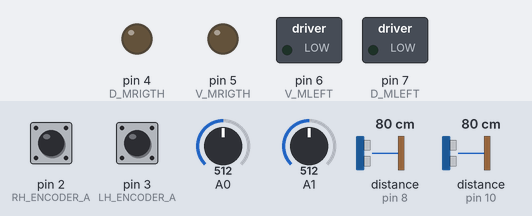
The sketch below on a simulated Arduino Uno, built with avr-gcc and run on an emulated ATmega328P. On the bench: switched loads named in the sketch (green lamp = pin HIGH), output pins drawn as LEDs (lit = HIGH). Wiring (inferred from the names in the program): 2 × ultrasonic range finder: trigger pin 9, echo pin 8 / trigger pin 11, echo pin 10. The inputs (shaded band) are chosen by the test bench; at power-on: pin 2 (RH_ENCODER_A) HIGH, pin 3 (LH_ENCODER_A) HIGH, A0 = 512, A1 = 512, distance to the obstacle (sensors on pin 8, pin 10) 80 cm. The echo pulse lasts 58.3 µs per cm; pins used as bus, display or sensor lines are not drawn.

Above: at 0.1 s.
At 2.0 s:
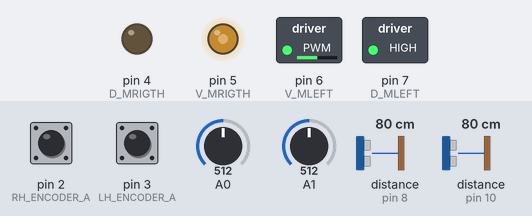
Timing chart, 0 to 3.5 s (numbered marks = the images above):
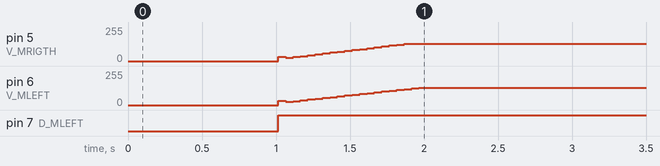

The sketch:

Baltazar.ino
```cpp
//pines de control de velocidad y direccion motores
#define V_MRIGTH 5
#define D_MRIGTH 4
#define V_MLEFT 6
#define D_MLEFT 7
//Constantes Cinematica del robot
#define PULSOSPORGIRO 300
#define PI 3.14159265358979323
#define RADIOROBOT 0.045   //medida en cm
#define RADIORUEDA 0.021   //medida en cm
#define TIEMPO_MUESTREO 50 //tiempo de muestreo en millis
#define ADVANCENORMAL 0.01 //el robot avanza x mts
#define ADVANCEOBST 0.10   //el robot avanza x mts

//pines de Lectrua sensores
//sensores ultrasonicos
#define TRIGGER_F 11
#define ECHO_F 10
#define TRIGGER_B 9
#define ECHO_B 8
//sensores de contacto
#define CONTACT_R 13
#define CONTACT_L 12

//constante de direccion
#define LIGHT_FRONT 1
#define LIGHT_RIGHT 2
#define LIGHT_LEFT 3
#define LIGHT_BACK 4

int RH_ENCODER_A = 2;
int LH_ENCODER_A = 3;

//variables de velocidad
int M_FRONT = 128;
int M_STOP = 0;
int PWM_MOTOR_R = 60;
int PWM_MOTOR_L = 60;

//constantes para comparar la proximidad de obstaculos
float DIST_PERP = 12.5; //Distancias con obstaculos que son perpendiculares al centro del robot
float DIST_AGDS = 15.0; //Distancias con obstaculos que estan en angulos agudos respecto al centro del robot

//variables para el Comparador de velocidades
double _offset = 0;                //valor de offset en la difereicia de velocidades
double _difVel = 0;                //salida integral de la diferecial de velocidades
const double _KIcomp = 0.0175;     //Constante de integracion para el comparador
double _errDifVel[2] = {0.0, 0.0}; //registro de errores en el comparador

volatile unsigned long left_count_ticks = 0;
volatile unsigned long right_count_ticks = 0;

//variables para el registro de posiciones de las ruedas del robot
//su utilidad sera para llevar a cabo el calculo de velocidades del robot
volatile unsigned long left_last_position = 0;
volatile unsigned long left_position = 0;
volatile unsigned long left_delta_position = 0;
volatile unsigned long right_position = 0;
volatile unsigned long right_last_position = 0;
volatile unsigned long right_delta_position = 0;

//variables que garantizan el tiempo de muestreo entre interrupciones
volatile unsigned _last_sample_time = 0;
volatile unsigned _sample_time = 0;
volatile unsigned _delta_time = 0;

//variables para el control PID de velocidad
double _kpv = 0.275;  //contante de proporcionalidad
double _kiv = 0.125; //constante de integracion
double _kdv = 0.01;  //contante de derivacion

const double VDES = 45.0;

double _Rd[2] = {0.0, 0.0};           //Rn de la llanta derecha
double errRight[3] = {0.0, 0.0, 0.0}; //error en la velocidad de la llanta derecha

int _Ri[2] = {0.0, 0.0};             //Rn de la llanta izquierda
double errLeft[3] = {0.0, 0.0, 0.0}; //error de la velocidad en la llanta izquierda

String command;

void setup()
{
  Serial.begin(9600);
  //configuracion de los pines de entrada y salida
  pinMode(D_MRIGTH, OUTPUT);
  pinMode(D_MLEFT, OUTPUT);
  pinMode(CONTACT_R, INPUT);
  pinMode(CONTACT_L, INPUT);
  pinMode(TRIGGER_F, OUTPUT);
  pinMode(ECHO_F, INPUT);
  pinMode(TRIGGER_B, OUTPUT);
  pinMode(ECHO_B, INPUT);
  //configuracion de los pines de interrucion para los encoders
  attachInterrupt(digitalPinToInterrupt(LH_ENCODER_A), leftEncoderEvent, CHANGE);
  attachInterrupt(digitalPinToInterrupt(RH_ENCODER_A), rightEncoderEvent, CHANGE);
}

//Funciones para la lectura de sensores
float sensor_Sonar(int Trigger, int Echo)
{
  //front
  float distance;
  long tiempo;

  //sound Sensors
  digitalWrite(Trigger, LOW); //signal to active the sensor
  delayMicroseconds(2);
  digitalWrite(Trigger, HIGH); //signal to active the sensor
  delayMicroseconds(10);
  digitalWrite(Trigger, LOW);
  tiempo = (pulseIn(Echo, HIGH));
  distance = float((tiempo / 2) / 29);

  return distance;
}

float read_IR_R(int muestreo)
{
  int suma = 0;
  for (int i = 0; i < muestreo; i++)
  {
    suma = suma + analogRead(A0);
  }
  float adc = (suma / muestreo) * 0.0048828125;
  float Distancia_cm = 13 * pow(adc, -1);
  return Distancia_cm;
}

long read_IR_L(int muestreo)
{
  int suma = 0;
  for (int i = 0; i < muestreo; i++)
  {
    suma = suma + analogRead(A1);
  }
  float adc = (suma / muestreo) * 0.0048828125;
  float Distancia_cm = 13 * pow(adc, -1);
  return Distancia_cm;
}

int g_seguidor()
{
  //sensores
  double ldr_Front = 0.0;
  double ldr_Back = 0.0;
  double ldr_Left = 0.0;
  double ldr_Rigth = 0.0;

  ldr_Front = analogRead(A2); //blue
  ldr_Rigth = analogRead(A3); //yellow
  ldr_Back = analogRead(A4);  //orange
  ldr_Left = analogRead(A5);  //green

  if ((ldr_Front > ldr_Rigth) && (ldr_Front > ldr_Left) && (ldr_Front > ldr_Back))
    return LIGHT_FRONT;
  else if ((ldr_Rigth > ldr_Front) && (ldr_Rigth > ldr_Left) && (ldr_Rigth > ldr_Back))
    return LIGHT_RIGHT;
  else if ((ldr_Left > ldr_Front) && (ldr_Left > ldr_Rigth) && (ldr_Left > ldr_Back))
    return LIGHT_LEFT;
  else if ((ldr_Back > ldr_Front) && (ldr_Back > ldr_Rigth) && (ldr_Back > ldr_Left))
    return LIGHT_BACK;
  else
    return -1; //Error en la lectura;
}

/**
 * @function: findGoal
 * @param: int
 * @return: void
 * @description: recibe un numero entero que representa una direccion definida,
 * a partir de ella, decide a que direccion debe de girar el robot segun el caso
*/
void findGoal(int direccion)
{
  switch (direccion)
  {
  case LIGHT_FRONT:
    turn_X_degrees_R(0); //no gira, esta frente a la meta
    break;
  case LIGHT_RIGHT:
    turn_X_degrees_R(getTicks(90)); //la meta esta a la derecha
    break;
  case LIGHT_LEFT:
    turn_X_degrees_L(getTicks(90)); //la meta esta a la izquierda
    break;
  case LIGHT_BACK:
    turn_X_degrees_R(getTicks(180)); //la meta esta atras
    break;
  default:
    stop_Robot();
    break;
  }
}

// encoder event for the interrupt call
void leftEncoderEvent()
{
  right_count_ticks++;
  right_position++;
}

// encoder event for the interrupt call
void rightEncoderEvent()
{

  left_count_ticks++;
  left_position++;
}

int getTicks(float angulo)
{

  int _ticks = (int)(0.66667 * angulo);
  return _ticks;
}

void turn_X_degrees_R(int pulsos)
{
  left_count_ticks = 0;
  right_count_ticks = 0;

  while ((right_count_ticks <= pulsos) || (left_count_ticks <= pulsos))
  {
    digitalWrite(D_MRIGTH, HIGH);
    digitalWrite(D_MLEFT, HIGH);
    analogWrite(V_MRIGTH, M_FRONT);
    analogWrite(V_MLEFT, M_FRONT);
  }
}

void turn_X_degrees_L(int pulsos)
{
  left_count_ticks = 0;
  right_count_ticks = 0;

  while ((right_count_ticks <= pulsos) || (left_count_ticks <= pulsos))
  {

    digitalWrite(D_MRIGTH, LOW);
    digitalWrite(D_MLEFT, LOW);
    analogWrite(V_MLEFT, M_FRONT);
    analogWrite(V_MRIGTH, M_FRONT);
  }
}

/**
 * @function: PID_Right
 * @params: vdes [velocidad deseada para el robot], vmed [velocidad medida por los encoders]
 * @description: toma de referencia la velocidad que se desea alcanzar en cm/s, y tambien recibe
 * la velodcidad medida en tiempo real; a partir de esos datos, se implementa un control de velodad PID,
 * utilizando las ecuaciones propuestas y los Coeficientes definidos en el encabezado del programa
*/
int PID_Right(double vdes, double vmed)
{
  //corrimiento de los registros de error para el motor derecho;
  errRight[2] = errRight[1];
  errRight[1] = errRight[0];
  errRight[0] = vdes - vmed;

  //calculo de las componentes del control PID
  double proporcional = _kpv * (errRight[0] - errRight[1]);
  double integral = _kiv * ((errRight[0] + errRight[1]) / 2);
  double diferencial = _kpv * (errRight[0] - (2 * errRight[1]) + errRight[2]);

  //corrimiento de los registros de valores calculados para el control PID
  _Rd[1] = _Rd[0];
  _Rd[0] = _Rd[1] + (proporcional + integral + diferencial);

  /**
     * Se aplica un tope al pwm para mantenerlo en un rango y no meter
     * datos indeseables
    */
  if (_Rd[0] > 128)
    _Rd[0] = 128;

  if (_Rd[0] < 0)
    _Rd[0] = 0;

  return _Rd[0];
}
/**
 * @function: PID_Left
 * @params: vdes [velocidad deseada para el robot], vmed [velocidad medida por los encoders]
 * @description: toma de referencia la velocidad que se desea alcanzar en cm/s, y tambien recibe
 * la velodcidad medida en tiempo real; a partir de esos datos, se implementa un control de velodad PID,
 * utilizando las ecuaciones propuestas y los Coeficientes definidos en el encabezado del programa
*/
int PID_Left(double vdes, double vmed)
{
  //corrimiento de los registros de error para el motor derecho;
  errLeft[2] = errLeft[1];
  errLeft[1] = errLeft[0];
  errLeft[0] = vdes - vmed;

  //calculo de las componentes del control PID
  double proporcional = _kpv * (errLeft[0] - errLeft[1]);
  double integral = _kiv * ((errLeft[0] + errLeft[1]) / 2);
  double diferencial = _kpv * (errLeft[0] - (2 * errLeft[1]) + errLeft[2]);

  //corrimiento de los registros de valores calculados para el control PID
  _Ri[1] = _Ri[0];
  _Ri[0] = _Ri[1] + (proporcional + integral + diferencial);

  /**
     * Se aplica un tope al pwm para mantenerlo en un rango y no meter
     * datos indeseables
    */
  if (_Ri[0] > 128)
    _Ri[0] = 128;

  if (_Ri[0] < 0)
    _Ri[0] = 0;

  return _Ri[0]; //retorna respuesta actual
}

/**
 * @function: get_speed_R
 * @params: none
 * @return: double -> la velocidad medida en cm/s
 * @description: A partir de los valores sensados y guardados en los registros de posicion
 * y el tiempo de muestreo, Se calcula la velocidad de giro de las ruedas del motor medida en cm/s
*/
double get_speed_R()
{

  //calcular el diferencial de posicion
  right_delta_position = right_position - right_last_position;
  right_last_position = right_position;                                       //guardamos el registro de las posiciones de la rueda
  double frecuencia = (1000) / TIEMPO_MUESTREO;                               //muestreos en un segundo
  double wr = ((2 * PI * right_delta_position) / PULSOSPORGIRO) * frecuencia; //velocidad angular de la rueda r/s
  return RADIORUEDA * wr;                                                     //velociad lineal de la rueda en cm/s
}

/**
 * @function: get_speed_L
 * @params: none
 * @return: double -> la velocidad medida en cm/s
 * @description: A partir de los valores sensados y guardados en los registros de posicion
 * y el tiempo de muestreo, Se calcula la velocidad de giro de las ruedas del motor medida en cm/s
*/
double get_speed_L()
{

  //calcular el diferencial de posicion
  left_delta_position = left_position - left_last_position;
  left_last_position = left_position;                                        //guardamos el registro de las posiciones de la rueda
  double frecuencia = (1000) / TIEMPO_MUESTREO;                              //muestreos en un segundo
  double wr = ((2 * PI * left_delta_position) / PULSOSPORGIRO) * frecuencia; //velocidad angular de la rueda r/s
  return RADIORUEDA * wr;                                                    //velociad lineal de la rueda en cm/s
}
int getTicksShift(float meters)
{

  int pulsos = 0;

  if (meters == 0)
    return 0;

  pulsos = (int)((PULSOSPORGIRO * meters) / (2 * PI * RADIORUEDA));

  return pulsos;
}

/**
 * @function: advance_x_cm
 * @param: int ticks -> El numero de pulsos que debe de sensar en el encoder
 * @return: null
 * @description: Hace un desplazamiento del robot hacia adelante, segun los centimetros indicados
 * por el numero de pulsos que recibe. Ademas implementa el control PID de velocidad
*/
void advance_x_cm(int ticks)
{
  left_count_ticks = 0;
  right_count_ticks = 0;

  while (left_count_ticks <= ticks || right_count_ticks <= ticks)
  {

    _sample_time = millis();
    _delta_time = (double)_sample_time - _last_sample_time;

    digitalWrite(D_MRIGTH, LOW);
    digitalWrite(D_MLEFT, HIGH);
    analogWrite(V_MLEFT, PWM_MOTOR_L);
    analogWrite(V_MRIGTH, PWM_MOTOR_R);
    if (_delta_time >= TIEMPO_MUESTREO)
    {
      //Comparador de velocidades para asgurar el movimiento RLU del Robot
      _errDifVel[1] = _errDifVel[0];
      _errDifVel[0] = _offset - (get_speed_R() - get_speed_L()); //diferencial objetivo - diferencial real
      _difVel = ((_errDifVel[1] + _errDifVel[0]) / 2) * _KIcomp;
      //aplicacion del control de velocidad en las ruedas
      PWM_MOTOR_R = PID_Right(53.0, get_speed_R());
      PWM_MOTOR_L = PID_Left(53.0, get_speed_L());
      _last_sample_time = _sample_time;
    }
  }
}

/**
 * @function: back_x_cm
 * @param: int ticks -> El numero de pulsos que debe de sensar en el encoder
 * @return: null
 * @description: Hace un desplazamiento del robot hacia atras, segun los centimetros indicados
 * por el numero de pulsos que recibe. Ademas implementa el control PID de velocidad
*/

void back_x_cm(int ticks)
{
  left_count_ticks = 0;
  right_count_ticks = 0;

  while (left_count_ticks <= ticks || right_count_ticks <= ticks)
  {

    _sample_time = millis();
    _delta_time = (double)_sample_time - _last_sample_time;

    digitalWrite(D_MRIGTH, HIGH);
    digitalWrite(D_MLEFT, LOW);
    analogWrite(V_MLEFT, PWM_MOTOR_L);
    analogWrite(V_MRIGTH, PWM_MOTOR_R);
    if (_delta_time >= TIEMPO_MUESTREO)
    {
      PWM_MOTOR_R = PID_Right(53.0, get_speed_R());
      PWM_MOTOR_L = PID_Left(53.0, get_speed_L());
      _last_sample_time = _sample_time;
    }
  }
}

/**
 * @function: evadeObs
 * @param: int ticks -> El numero de pulsos que debe de sensar en el encoder
 * @return: null
 * @description: funcion provicional que le indica al robot la distancia que debe de recorrer
 * para esquivar el obstaculo una ves que lo encuentre
*/
void evadeObs(int ticks){
  left_count_ticks = 0;
  right_count_ticks = 0;

  while (left_count_ticks <= ticks || right_count_ticks <= ticks)
  {
    digitalWrite(D_MRIGTH, LOW);
    digitalWrite(D_MLEFT, HIGH);
    analogWrite(V_MLEFT, M_FRONT);
    analogWrite(V_MRIGTH, M_FRONT);
  }
}

/**
 * @function: reset_Values_PID
 * @param: void
 * @return: void
 * @description: funcion que reinicia los valores de todos los registros de error, registros de
 * posicion, muestreos de tiempo y valores del PWM una vez que el robot se detiene
*/
void reset_Values_PID()
{
  left_position = 0;
  left_delta_position = 0;
  left_last_position = 0;
  right_position = 0;
  right_last_position = 0;
  right_delta_position = 0;
  _sample_time = 0;
  _last_sample_time = 0;
  _delta_time = 0;
  PWM_MOTOR_L = 60;
  PWM_MOTOR_R = 60;
  errLeft[0] = errLeft[1] = errLeft[2] = 0;
  errRight[0] = errRight[1] = errRight[2] = 0;
  _errDifVel[0] = _errDifVel[1] = 0;
  _difVel = 0;
  _Rd[0] = _Rd[1] = 0.0;
  _Ri[0] = _Ri[1] = 0.0;
}

/**
 * @function: stop_Robot
 * @param: void
 * @return: void
 * @description: detiene el avance del robot y resetea los valores de los sensores y actuadores
*/
void stop_Robot()
{
  reset_Values_PID();
  analogWrite(V_MLEFT, 0);
  analogWrite(V_MRIGTH, 0);
  delay(500);
}

void loop()
{

  //states controller
  int state = 0;
  //variables to save the measures taken for sensors
  float distance_front = 0.0;
  float distance_back = 0.0;
  float IR_R = 0.0;
  float IR_L = 0.0;

  //execute robot's behaivors
  while (true)
  {
    //get measures sensors
    distance_front = sensor_Sonar(TRIGGER_F, ECHO_F);
    distance_back = sensor_Sonar(TRIGGER_B, ECHO_B);
    IR_L = read_IR_L(20);
    IR_R = read_IR_R(20);

    //Finite Machine State
    switch (state)
    {
    case 0:
      findGoal(g_seguidor());
      //detecta un obstaculo a la derecha
      if (IR_R <= DIST_AGDS)
      {
        stop_Robot();
        state = 1;
      }
      else
      {
        if (IR_L <= DIST_AGDS)//detecta un obstaculo a la izquierda
        {
          stop_Robot();
          state = 2;
        }
        else
        {
          if (distance_front <= DIST_PERP) //detecta un obstaculo al frente
          {
            stop_Robot();
            state = 3;
          }else
          {
            if (distance_back <= DIST_PERP)//detecta un obstaculo atras
            {
              stop_Robot();
              state = 4;
            }

          }

        }
      }
      advance_x_cm(getTicksShift(ADVANCENORMAL));
      break;
    case 1:
      Serial.println("EVADE OBSTACLE AT THE RIGHT");
      turn_X_degrees_L(getTicks(45));
      stop_Robot();
      evadeObs(getTicksShift(ADVANCEOBST));
      stop_Robot();
      state = 0;
      break;
    case 2:
      Serial.println("EVADE OBSTACLE AT THE LEFT");
      turn_X_degrees_R(getTicks(45));
      stop_Robot();
      evadeObs(getTicksShift(ADVANCEOBST));
      stop_Robot();
      state = 0;
      break;
    case 3:
      Serial.println("EVADE OBSTACLE IN FRONT");
      turn_X_degrees_R(getTicks(90));
      stop_Robot();
      evadeObs(getTicksShift(ADVANCEOBST));
      stop_Robot();
      state = 0;
      break;
    case 4:
      Serial.println("EVADE OBSTACLE AT BACK");
      turn_X_degrees_R(getTicks(90));
      stop_Robot();
      evadeObs(getTicksShift(ADVANCEOBST));
      stop_Robot();
      state = 0;
    }
    /* Serial.print("IR_R: ");
    Serial.println(IR_R);
    Serial.print("IR_L: ");
    Serial.println(IR_L);
    Serial.print("Sonar_F: ");
    Serial.println(distance_front);
    Serial.print("Sonar_B: ");
    Serial.println(distance_back);*/
    //delay(250);
  } //end while
}
```

Measured:
- by itself, pin 7 (D_MLEFT): LOW → HIGH at 1.0 s
